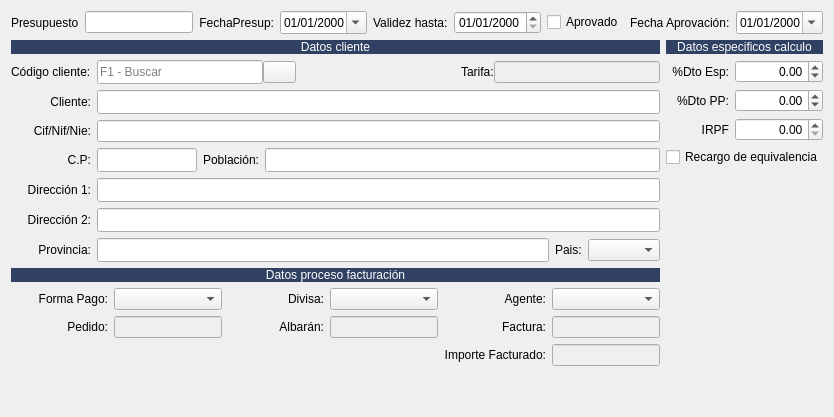
         <widget class="QWidget" name="tab">
          <attribute name="title">
           <string>Cabecera Presupuesto</string>
          </attribute>
          <layout class="QGridLayout" name="gridLayout_13">
           <item row="0" column="0" colspan="3">
            <layout class="QHBoxLayout" name="horizontalLayout_6">
             <item>
              <widget class="QLabel" name="lblnumalb">
               <property name="text">
                <string>Presupuesto</string>
               </property>
              </widget>
             </item>
             <item>
              <widget class="QLineEdit" name="txtpresupuesto">
               <property name="maximumSize">
                <size>
                 <width>200</width>
                 <height>16777215</height>
                </size>
               </property>
               <property name="readOnly">
                <bool>true</bool>
               </property>
              </widget>
             </item>
             <item>
              <widget class="QLabel" name="label_21">
               <property name="text">
                <string>FechaPresup:</string>
               </property>
               <property name="alignment">
                <set>Qt::AlignRight|Qt::AlignTrailing|Qt::AlignVCenter</set>
               </property>
              </widget>
             </item>
             <item>
              <widget class="QDateEdit" name="txtfecha">
               <property name="maximumSize">
                <size>
                 <width>120</width>
                 <height>16777215</height>
                </size>
               </property>
               <property name="displayFormat">
                <string>dd/MM/yyyy</string>
               </property>
               <property name="calendarPopup">
                <bool>true</bool>
               </property>
              </widget>
             </item>
             <item>
              <widget class="QLabel" name="label">
               <property name="text">
                <string>Validez hasta:</string>
               </property>
              </widget>
             </item>
             <item>
              <widget class="QDateEdit" name="txtvalido_hasta">
               <property name="minimumSize">
                <size>
                 <width>72</width>
                 <height>0</height>
                </size>
               </property>
               <property name="displayFormat">
                <string>dd/MM/yyyy</string>
               </property>
               <property name="calendarPopup">
                <bool>false</bool>
               </property>
              </widget>
             </item>
             <item>
              <widget class="QCheckBox" name="chklAprovado">
               <property name="text">
                <string>Aprovado</string>
               </property>
               <property name="tristate">
                <bool>false</bool>
               </property>
              </widget>
             </item>
             <item>
              <widget class="QLabel" name="lblFechaAprovacin">
               <property name="text">
                <string>Fecha Aprovación:</string>
               </property>
              </widget>
             </item>
             <item>
              <widget class="QDateEdit" name="txtfechaAprovacion">
               <property name="maximumSize">
                <size>
                 <width>120</width>
                 <height>16777215</height>
                </size>
               </property>
               <property name="displayFormat">
                <string>dd/MM/yyyy</string>
               </property>
               <property name="calendarPopup">
                <bool>true</bool>
               </property>
              </widget>
             </item>
            </layout>
           </item>
           <item row="2" column="0">
            <widget class="QLabel" name="label_3">
             <property name="text">
              <string>Código cliente:</string>
             </property>
            </widget>
           </item>
           <item row="2" column="1">
            <layout class="QHBoxLayout" name="horizontalLayout">
             <property name="spacing">
              <number>0</number>
             </property>
             <item>
              <widget class="QLineEdit" name="txtcodigo_cliente">
               <property name="minimumSize">
                <size>
                 <width>0</width>
                 <height>24</height>
                </size>
               </property>
               <property name="placeholderText">
                <string>F1 - Buscar</string>
               </property>
              </widget>
             </item>
             <item>
              <widget class="QPushButton" name="botBuscarCliente">
               <property name="maximumSize">
                <size>
                 <width>33</width>
                 <height>22</height>
                </size>
               </property>
               <property name="text">
                <string/>
               </property>
               <property name="icon">
                <iconset resource="../maya.qrc">
                 <normaloff>:/Icons/PNG/search.png</normaloff>:/Icons/PNG/search.png</iconset>
               </property>
              </widget>
             </item>
             <item>
              <spacer name="horizontalSpacer">
               <property name="orientation">
                <enum>Qt::Horizontal</enum>
               </property>
               <property name="sizeHint" stdset="0">
                <size>
                 <width>40</width>
                 <height>20</height>
                </size>
               </property>
              </spacer>
             </item>
             <item>
              <widget class="QLabel" name="label_25">
               <property name="text">
                <string>Tarifa:</string>
               </property>
              </widget>
             </item>
             <item>
              <widget class="QLineEdit" name="txtTarifa_cliente">
               <property name="enabled">
                <bool>false</bool>
               </property>
               <property name="focusPolicy">
                <enum>Qt::NoFocus</enum>
               </property>
              </widget>
             </item>
            </layout>
           </item>
           <item row="3" column="0">
            <widget class="QLabel" name="label_4">
             <property name="text">
              <string>Cliente:</string>
             </property>
             <property name="alignment">
              <set>Qt::AlignRight|Qt::AlignTrailing|Qt::AlignVCenter</set>
             </property>
            </widget>
           </item>
           <item row="3" column="1">
            <widget class="QLineEdit" name="txtcliente">
             <property name="minimumSize">
              <size>
               <width>0</width>
               <height>24</height>
              </size>
             </property>
            </widget>
           </item>
           <item row="4" column="0">
            <widget class="QLabel" name="label_15">
             <property name="text">
              <string>Cif/Nif/Nie:</string>
             </property>
             <property name="alignment">
              <set>Qt::AlignRight|Qt::AlignTrailing|Qt::AlignVCenter</set>
             </property>
            </widget>
           </item>
           <item row="4" column="1">
            <widget class="QLineEdit" name="txtcif"/>
           </item>
           <item row="5" column="0">
            <widget class="QLabel" name="label_12">
             <property name="sizePolicy">
              <sizepolicy hsizetype="Preferred" vsizetype="Fixed">
               <horstretch>0</horstretch>
               <verstretch>0</verstretch>
              </sizepolicy>
             </property>
             <property name="text">
              <string>C.P:</string>
             </property>
             <property name="alignment">
              <set>Qt::AlignRight|Qt::AlignTrailing|Qt::AlignVCenter</set>
             </property>
            </widget>
           </item>
           <item row="5" column="1">
            <layout class="QHBoxLayout" name="horizontalLayout_4">
             <item>
              <widget class="QLineEdit" name="txtcp">
               <property name="minimumSize">
                <size>
                 <width>100</width>
                 <height>24</height>
                </size>
               </property>
               <property name="maximumSize">
                <size>
                 <width>70</width>
                 <height>16777215</height>
                </size>
               </property>
               <property name="placeholderText">
                <string/>
               </property>
              </widget>
             </item>
             <item>
              <widget class="QLabel" name="label_20">
               <property name="text">
                <string>Población:</string>
               </property>
              </widget>
             </item>
             <item>
              <widget class="QLineEdit" name="txtpoblacion">
               <property name="sizePolicy">
                <sizepolicy hsizetype="Expanding" vsizetype="Fixed">
                 <horstretch>0</horstretch>
                 <verstretch>0</verstretch>
                </sizepolicy>
               </property>
               <property name="minimumSize">
                <size>
                 <width>0</width>
                 <height>24</height>
                </size>
               </property>
              </widget>
             </item>
            </layout>
           </item>
           <item row="6" column="0">
            <widget class="QLabel" name="label_5">
             <property name="text">
              <string>Dirección 1:</string>
             </property>
             <property name="alignment">
              <set>Qt::AlignRight|Qt::AlignTrailing|Qt::AlignVCenter</set>
             </property>
            </widget>
           </item>
           <item row="6" column="1">
            <widget class="QLineEdit" name="txtdireccion1">
             <property name="minimumSize">
              <size>
               <width>0</width>
               <height>24</height>
              </size>
             </property>
            </widget>
           </item>
           <item row="7" column="0">
            <widget class="QLabel" name="label_6">
             <property name="text">
              <string>Dirección 2:</string>
             </property>
             <property name="alignment">
              <set>Qt::AlignRight|Qt::AlignTrailing|Qt::AlignVCenter</set>
             </property>
            </widget>
           </item>
           <item row="7" column="1">
            <widget class="QLineEdit" name="txtdireccion2">
             <property name="sizePolicy">
              <sizepolicy hsizetype="Expanding" vsizetype="Fixed">
               <horstretch>0</horstretch>
               <verstretch>0</verstretch>
              </sizepolicy>
             </property>
             <property name="minimumSize">
              <size>
               <width>0</width>
               <height>24</height>
              </size>
             </property>
            </widget>
           </item>
           <item row="8" column="0">
            <widget class="QLabel" name="label_13">
             <property name="sizePolicy">
              <sizepolicy hsizetype="Preferred" vsizetype="Fixed">
               <horstretch>0</horstretch>
               <verstretch>0</verstretch>
              </sizepolicy>
             </property>
             <property name="text">
              <string>Provincia:</string>
             </property>
             <property name="alignment">
              <set>Qt::AlignRight|Qt::AlignTrailing|Qt::AlignVCenter</set>
             </property>
            </widget>
           </item>
           <item row="8" column="1">
            <layout class="QHBoxLayout" name="horizontalLayout_5">
             <item>
              <widget class="QLineEdit" name="txtprovincia">
               <property name="minimumSize">
                <size>
                 <width>0</width>
                 <height>24</height>
                </size>
               </property>
              </widget>
             </item>
             <item>
              <widget class="QLabel" name="label_14">
               <property name="text">
                <string>Pais:</string>
               </property>
              </widget>
             </item>
             <item>
              <widget class="QComboBox" name="cbo_Pais"/>
             </item>
            </layout>
           </item>
           <item row="9" column="0" colspan="2">
            <widget class="QLabel" name="label_54">
             <property name="sizePolicy">
              <sizepolicy hsizetype="Preferred" vsizetype="Fixed">
               <horstretch>0</horstretch>
               <verstretch>0</verstretch>
              </sizepolicy>
             </property>
             <property name="maximumSize">
              <size>
               <width>16777215</width>
               <height>14</height>
              </size>
             </property>
             <property name="styleSheet">
              <string notr="true">background-color: #304163;
color: rgb(255,255,255);</string>
             </property>
             <property name="text">
              <string>Datos proceso facturación</string>
             </property>
             <property name="alignment">
              <set>Qt::AlignCenter</set>
             </property>
            </widget>
           </item>
           <item row="10" column="0" colspan="2">
            <layout class="QGridLayout" name="gridLayout_11">
             <item row="0" column="4">
              <widget class="QLabel" name="label_24">
               <property name="text">
                <string>Agente:</string>
               </property>
               <property name="alignment">
                <set>Qt::AlignRight|Qt::AlignTrailing|Qt::AlignVCenter</set>
               </property>
              </widget>
             </item>
             <item row="0" column="5">
              <widget class="QComboBox" name="cboAgente">
               <property name="sizePolicy">
                <sizepolicy hsizetype="Preferred" vsizetype="Fixed">
                 <horstretch>0</horstretch>
                 <verstretch>0</verstretch>
                </sizepolicy>
               </property>
              </widget>
             </item>
             <item row="1" column="2">
              <widget class="QLabel" name="lbl_alb">
               <property name="styleSheet">
                <string notr="true"/>
               </property>
               <property name="text">
                <string>Albarán:</string>
               </property>
               <property name="alignment">
                <set>Qt::AlignRight|Qt::AlignTrailing|Qt::AlignVCenter</set>
               </property>
              </widget>
             </item>
             <item row="0" column="3">
              <widget class="QComboBox" name="cboDivisa">
               <property name="sizePolicy">
                <sizepolicy hsizetype="Preferred" vsizetype="Fixed">
                 <horstretch>0</horstretch>
                 <verstretch>0</verstretch>
                </sizepolicy>
               </property>
              </widget>
             </item>
             <item row="1" column="1">
              <widget class="QLineEdit" name="txtpedido">
               <property name="enabled">
                <bool>false</bool>
               </property>
               <property name="sizePolicy">
                <sizepolicy hsizetype="Preferred" vsizetype="Fixed">
                 <horstretch>0</horstretch>
                 <verstretch>0</verstretch>
                </sizepolicy>
               </property>
               <property name="focusPolicy">
                <enum>Qt::NoFocus</enum>
               </property>
              </widget>
             </item>
             <item row="1" column="0">
              <widget class="QLabel" name="lbl_ped">
               <property name="styleSheet">
                <string notr="true"/>
               </property>
               <property name="text">
                <string>Pedido:</string>
               </property>
               <property name="alignment">
                <set>Qt::AlignRight|Qt::AlignTrailing|Qt::AlignVCenter</set>
               </property>
              </widget>
             </item>
             <item row="1" column="3">
              <widget class="QLineEdit" name="txtalbaran">
               <property name="enabled">
                <bool>false</bool>
               </property>
               <property name="sizePolicy">
                <sizepolicy hsizetype="Preferred" vsizetype="Fixed">
                 <horstretch>0</horstretch>
                 <verstretch>0</verstretch>
                </sizepolicy>
               </property>
               <property name="focusPolicy">
                <enum>Qt::NoFocus</enum>
               </property>
              </widget>
             </item>
             <item row="0" column="2">
              <widget class="QLabel" name="label_7">
               <property name="text">
                <string>Divisa:</string>
               </property>
               <property name="alignment">
                <set>Qt::AlignRight|Qt::AlignTrailing|Qt::AlignVCenter</set>
               </property>
              </widget>
             </item>
             <item row="0" column="0">
              <widget class="QLabel" name="label_70">
               <property name="styleSheet">
                <string notr="true"/>
               </property>
               <property name="text">
                <string>Forma Pago:</string>
               </property>
               <property name="alignment">
                <set>Qt::AlignRight|Qt::AlignTrailing|Qt::AlignVCenter</set>
               </property>
              </widget>
             </item>
             <item row="0" column="1">
              <widget class="QComboBox" name="cboFormaPago">
               <property name="sizePolicy">
                <sizepolicy hsizetype="Preferred" vsizetype="Fixed">
                 <horstretch>0</horstretch>
                 <verstretch>0</verstretch>
                </sizepolicy>
               </property>
              </widget>
             </item>
             <item row="2" column="5">
              <widget class="QLineEdit" name="txtimporte_factura">
               <property name="enabled">
                <bool>false</bool>
               </property>
               <property name="sizePolicy">
                <sizepolicy hsizetype="Preferred" vsizetype="Fixed">
                 <horstretch>0</horstretch>
                 <verstretch>0</verstretch>
                </sizepolicy>
               </property>
               <property name="focusPolicy">
                <enum>Qt::NoFocus</enum>
               </property>
               <property name="alignment">
                <set>Qt::AlignRight|Qt::AlignTrailing|Qt::AlignVCenter</set>
               </property>
              </widget>
             </item>
             <item row="2" column="4">
              <widget class="QLabel" name="lbl_impFac">
               <property name="styleSheet">
                <string notr="true"/>
               </property>
               <property name="text">
                <string>Importe Facturado:</string>
               </property>
               <property name="alignment">
                <set>Qt::AlignRight|Qt::AlignTrailing|Qt::AlignVCenter</set>
               </property>
              </widget>
             </item>
             <item row="1" column="4">
              <widget class="QLabel" name="lblNumFactura_2">
               <property name="styleSheet">
                <string notr="true"/>
               </property>
               <property name="text">
                <string>Factura:</string>
               </property>
               <property name="alignment">
                <set>Qt::AlignRight|Qt::AlignTrailing|Qt::AlignVCenter</set>
               </property>
              </widget>
             </item>
             <item row="1" column="5">
              <widget class="QLineEdit" name="txtfactura">
               <property name="enabled">
                <bool>false</bool>
               </property>
               <property name="sizePolicy">
                <sizepolicy hsizetype="Preferred" vsizetype="Fixed">
                 <horstretch>0</horstretch>
                 <verstretch>0</verstretch>
                </sizepolicy>
               </property>
               <property name="focusPolicy">
                <enum>Qt::NoFocus</enum>
               </property>
              </widget>
             </item>
            </layout>
           </item>
           <item row="11" column="1">
            <spacer name="verticalSpacer_3">
             <property name="orientation">
              <enum>Qt::Vertical</enum>
             </property>
             <property name="sizeHint" stdset="0">
              <size>
               <width>20</width>
               <height>40</height>
              </size>
             </property>
            </spacer>
           </item>
           <item row="1" column="0" colspan="2">
            <widget class="QLabel" name="label_50">
             <property name="sizePolicy">
              <sizepolicy hsizetype="Preferred" vsizetype="Fixed">
               <horstretch>0</horstretch>
               <verstretch>0</verstretch>
              </sizepolicy>
             </property>
             <property name="maximumSize">
              <size>
               <width>16777215</width>
               <height>14</height>
              </size>
             </property>
             <property name="styleSheet">
              <string notr="true">background-color: #304163;
color: rgb(255,255,255);</string>
             </property>
             <property name="text">
              <string>Datos cliente</string>
             </property>
             <property name="alignment">
              <set>Qt::AlignCenter</set>
             </property>
            </widget>
           </item>
           <item row="1" column="2" rowspan="6">
            <layout class="QGridLayout" name="gridLayout_8">
             <item row="2" column="1">
              <widget class="QDoubleSpinBox" name="spinPorc_dto_pp">
               <property name="sizePolicy">
                <sizepolicy hsizetype="Preferred" vsizetype="Fixed">
                 <horstretch>0</horstretch>
                 <verstretch>0</verstretch>
                </sizepolicy>
               </property>
               <property name="alignment">
                <set>Qt::AlignRight|Qt::AlignTrailing|Qt::AlignVCenter</set>
               </property>
               <property name="minimum">
                <double>-999999999.000000000000000</double>
               </property>
               <property name="maximum">
                <double>999999.989999999990687</double>
               </property>
              </widget>
             </item>
             <item row="3" column="0">
              <widget class="QLabel" name="label_19">
               <property name="text">
                <string>IRPF</string>
               </property>
               <property name="alignment">
                <set>Qt::AlignRight|Qt::AlignTrailing|Qt::AlignVCenter</set>
               </property>
              </widget>
             </item>
             <item row="2" column="0">
              <widget class="QLabel" name="label_52">
               <property name="text">
                <string>%Dto PP:</string>
               </property>
               <property name="alignment">
                <set>Qt::AlignRight|Qt::AlignTrailing|Qt::AlignVCenter</set>
               </property>
              </widget>
             </item>
             <item row="0" column="0" colspan="2">
              <widget class="QLabel" name="label_75">
               <property name="sizePolicy">
                <sizepolicy hsizetype="Preferred" vsizetype="Fixed">
                 <horstretch>0</horstretch>
                 <verstretch>0</verstretch>
                </sizepolicy>
               </property>
               <property name="maximumSize">
                <size>
                 <width>16777215</width>
                 <height>14</height>
                </size>
               </property>
               <property name="styleSheet">
                <string notr="true">background-color: #304163;
color: rgb(255, 255, 255);</string>
               </property>
               <property name="text">
                <string>Datos especificos calculo</string>
               </property>
               <property name="alignment">
                <set>Qt::AlignCenter</set>
               </property>
              </widget>
             </item>
             <item row="1" column="1">
              <widget class="QDoubleSpinBox" name="spin_porc_dto_especial">
               <property name="sizePolicy">
                <sizepolicy hsizetype="Preferred" vsizetype="Fixed">
                 <horstretch>0</horstretch>
                 <verstretch>0</verstretch>
                </sizepolicy>
               </property>
               <property name="alignment">
                <set>Qt::AlignRight|Qt::AlignTrailing|Qt::AlignVCenter</set>
               </property>
               <property name="minimum">
                <double>-999999999.000000000000000</double>
               </property>
               <property name="maximum">
                <double>999999.989999999990687</double>
               </property>
              </widget>
             </item>
             <item row="4" column="0" colspan="2">
              <widget class="QCheckBox" name="chkrecargo_equivalencia">
               <property name="text">
                <string>Recargo de equivalencia</string>
               </property>
              </widget>
             </item>
             <item row="1" column="0">
              <widget class="QLabel" name="label_51">
               <property name="text">
                <string>%Dto Esp:</string>
               </property>
               <property name="alignment">
                <set>Qt::AlignRight|Qt::AlignTrailing|Qt::AlignVCenter</set>
               </property>
              </widget>
             </item>
             <item row="3" column="1">
              <widget class="QDoubleSpinBox" name="spinPorc_irpf">
               <property name="sizePolicy">
                <sizepolicy hsizetype="Preferred" vsizetype="Fixed">
                 <horstretch>0</horstretch>
                 <verstretch>0</verstretch>
                </sizepolicy>
               </property>
               <property name="alignment">
                <set>Qt::AlignRight|Qt::AlignTrailing|Qt::AlignVCenter</set>
               </property>
              </widget>
             </item>
             <item row="5" column="0">
              <spacer name="verticalSpacer">
               <property name="orientation">
                <enum>Qt::Vertical</enum>
               </property>
               <property name="sizeHint" stdset="0">
                <size>
                 <width>20</width>
                 <height>40</height>
                </size>
               </property>
              </spacer>
             </item>
            </layout>
           </item>
          </layout>
         </widget>
